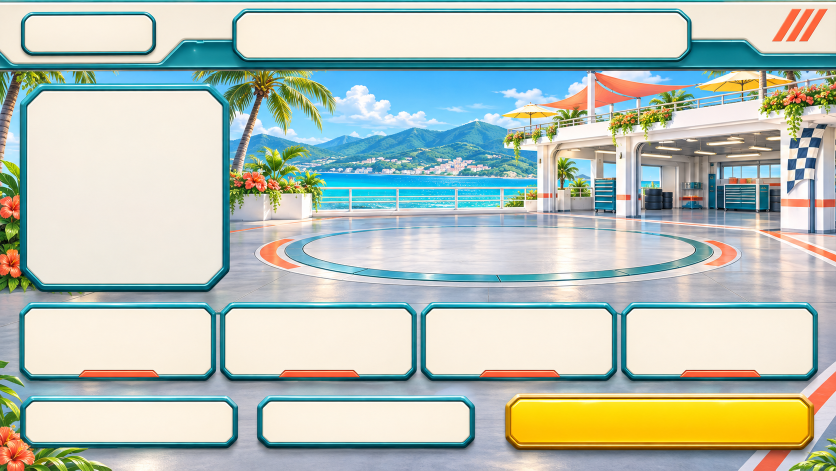
#> input picture art_sources/ui/runtime_sources/pre_race/master.png, 1672 x 941 px (shown at 1/2 size); its folder holds only this picture in this run
$ python bake_pre_race_art.py
#> lines starting #> are read from the running program, lines starting #| are printed output that depends on the picture; after the words box and inside, x2 and y2 are one past the last pixel; in counts of white or black regions, pixels touching at a corner belong together
"""현재 배포 UI를 보존된 제작 원본에서 재생성한다. 새 화면 디자인 가이드가 아니다."""
from pathlib import Path
import hashlib
import json
import re

ROOT = Path(__file__).resolve().parents[1]
SOURCE = ROOT / "art_sources/ui/runtime_sources/pre_race"
OUTPUT = ROOT / "assets/ui/pre_race"
SIZE = (1280, 720)
CROPS = {
    "button": ((43, 24, 312, 115), (256, 96), 17),
    "panel": ((40, 165, 460, 585), (192, 192), 40),
    "primary": ((1010, 786, 1632, 902), (512, 96), 25),
    "header": ((462, 16, 1385, 124), (768, 96), 25),
}


def digest(path):
    return hashlib.sha256(path.read_bytes()).hexdigest()


# [14 lines left out: function nine_slice, not called in this run]


def source_rects():
    # 입력·표시의 정본인 GDScript 상수를 읽는다. 같은 좌표를 별도 수기로 복사하지 않는다.
    text = (ROOT / "scripts/ui/hud.gd").read_text()
    layout = (ROOT / "scripts/ui/menu_layout.gd").read_text()
    result = {}
    for name, values in re.findall(r"const (\w+) := Rect2\(([^\n]+)\)", text + "\n" + layout):
        try:
            numbers = [int(value.strip()) for value in values.split(",")]
        except ValueError:
            continue
        if len(numbers) == 4:
            result[name] = numbers
    result["GARAGE_BACK"] = result["BACK"]
    return result


# [28 lines left out: function plans, not called in this run]


def bake():
    from PIL import Image, ImageDraw
    OUTPUT.mkdir(parents=True, exist_ok=True)
    master = Image.open(SOURCE / "master.png").convert("RGBA")
    parts = {}
    for name, (bounds, target, corner) in CROPS.items():
        part = master.crop(bounds)
        width, height = part.size
        alpha = Image.new("L", part.size)
        ImageDraw.Draw(alpha).polygon(
            [(corner, 0), (width - corner, 0), (width - 1, corner), (width - 1, height - corner),
             (width - corner, height - 1), (corner, height - 1), (0, height - corner), (0, corner)], fill=255)
        part.putalpha(alpha)
        part = part.resize(target, Image.Resampling.LANCZOS)
        part.save(OUTPUT / (name + ".png"), optimize=True)
        parts[name] = part
#> this loop made 4 passes
#> pass 1, in bake, `part = master.crop(bounds)`:
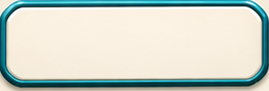
#> part: PIL image 269x91 RGBA; mean R, G, B, A 202.4, 210, 199.5, 255
#> pass 1, in bake, `part = part.resize(target, Image.Resampling.LANCZOS)`:
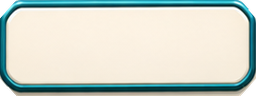
#> part: PIL image 256x96 RGBA; mean R, G, B, A 197.8, 205.7, 195.6, 249; transparent parts drawn white
#> pass 2, in bake, `part = master.crop(bounds)`:
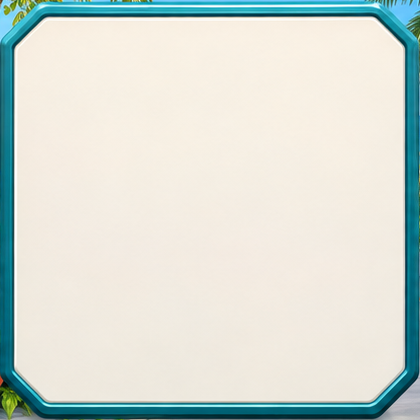
#> part: PIL image 420x420 RGBA; mean R, G, B, A 212.1, 219.4, 212, 255
#> after the loop:
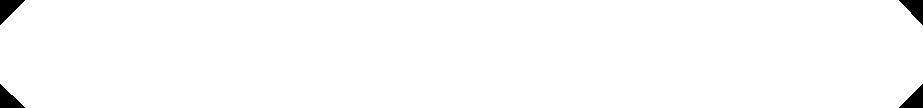
#> alpha: PIL image 923x108 L; 98.7% white; 4 black regions, box (x1, y1, x2, y2) and area: (0, 0, 25, 25) 325, (0, 84, 25, 108) 313, (899, 0, 923, 25) 312, (899, 84, 923, 108) 300
#> after the loop:
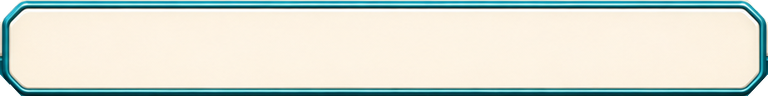
#> part: PIL image 768x96 RGBA; mean R, G, B, A 213.8, 219.4, 208.5, 251.8; transparent parts drawn white
#> after the loop, parts = 4 items
    backdrop = Image.open(SOURCE / "backdrop.png").convert("RGBA").resize(SIZE, Image.Resampling.LANCZOS)
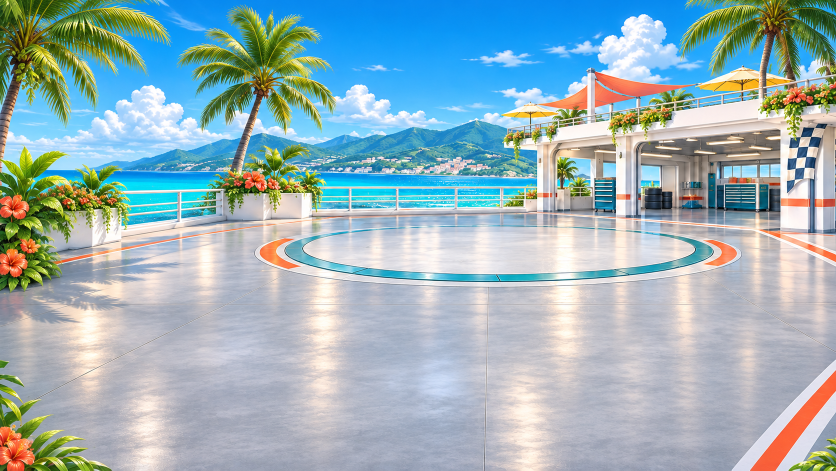
#> input picture art_sources/ui/coastal/backdrop.png, 1672 x 941 px, found by its file name (shown at 1/2 size)
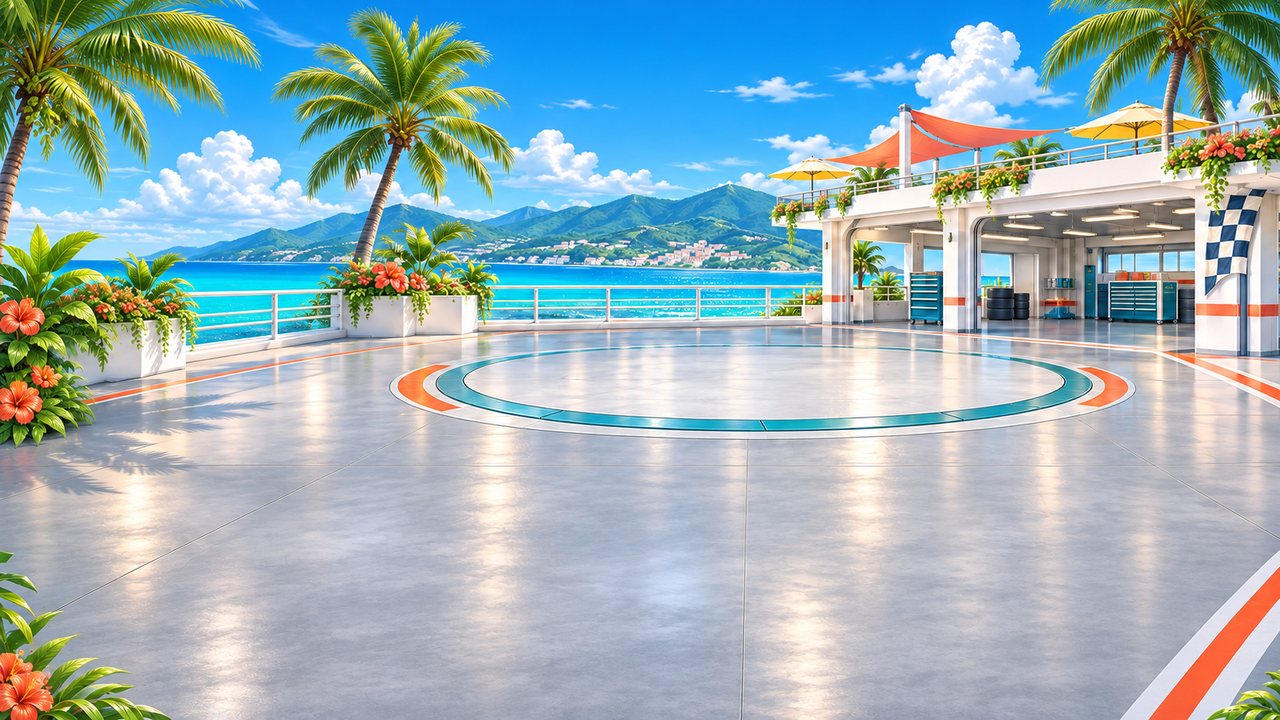
#> backdrop: PIL image 1280x720 RGBA; mean R, G, B, A 153.6, 178.3, 185.4, 255
    backdrop.convert("RGB").save(OUTPUT / "backdrop.png", optimize=True)
    screens = plans(source_rects())
    for name, frames in screens.items():
        # 환경은 기기 전체에서 한 번만 cover하고 프레임 통이미지는 같은 안전 영역에 얹는다.
        image = Image.new("RGBA", SIZE)
        # 헤더·설정은 밝은 원화의 프레임을 실제 문구 아래에 둔다.
        if name in ["home", "courses", "garage"]:
            strip = Image.new("RGBA", (1280, 110), (255, 250, 237, 238))
            image.alpha_composite(strip)
        for entry in frames:
            x, y, width, height = entry["rect"]
            # 작은 원화 조각도 모서리 두께를 보존한다.
            frame = nine_slice(parts[entry["role"]], (width, height), min(20, width // 3, height // 3))
            image.alpha_composite(frame, (x, y))
        image.save(OUTPUT / (name + ".png"), optimize=True)
    manifest = {"schema": 1, "designSize": list(SIZE), "nineSliceMargin": 20,
                "sources": {name: digest(SOURCE / name) for name in ["master.png", "backdrop.png"]},
                "crops": {name: {"bounds": list(bounds), "size": list(target), "cornerMask": corner}
                          for name, (bounds, target, corner) in CROPS.items()}, "screens": screens,
                "outputs": {path.name: digest(path) for path in sorted(OUTPUT.glob("*.png"))}}
    (SOURCE / "layout.json").write_text(json.dumps(manifest, indent=2) + "\n")
    print("생성형 시작 전 원화와 실제 좌표 베이크:", len(screens), "화면")


if __name__ == "__main__":
#> (the run stopped early here; a loop or call above may not have finished)
